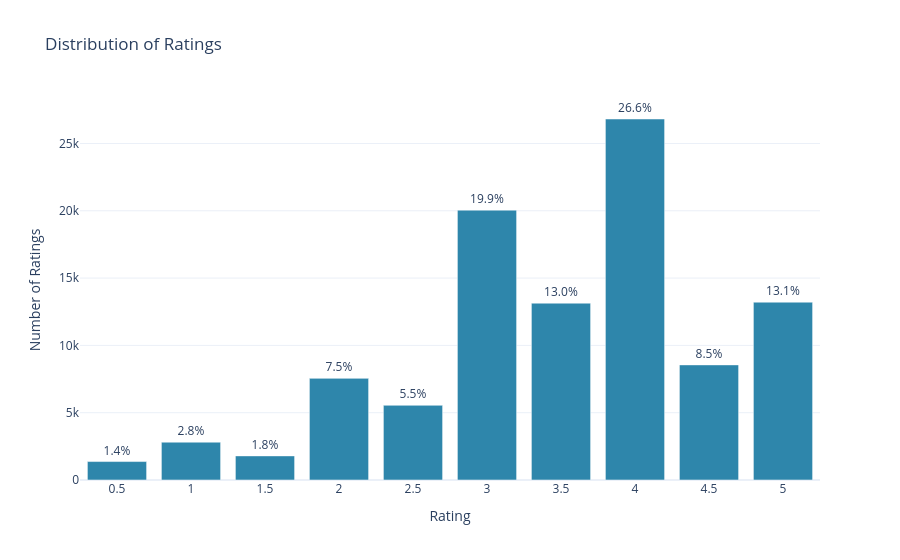

The cell this chart's notebook holds for it:
### Markdown cell above
---
## 3. Ratings Analysis

Distribution of ratings, average rating per movie, and most-rated titles.

### Code cell
rating_counts = (
    ratings["rating"]
    .value_counts()
    .sort_index()
    .rename_axis("rating")
    .reset_index(name="count")
)
rating_counts["pct"] = rating_counts["count"] / rating_counts["count"].sum() * 100

display(rating_counts)

fig = px.bar(
    rating_counts,
    x="rating",
    y="count",
    text=rating_counts["pct"].map(lambda x: f"{x:.1f}%"),
    title="Distribution of Ratings",
    labels={"rating": "Rating", "count": "Number of Ratings"},
    template=PLOTLY_TEMPLATE,
    color_discrete_sequence=[COLOR_PRIMARY],
)
fig.update_traces(textposition="outside")
fig.update_layout(xaxis=dict(dtick=0.5))
fig.show()

print(
    f"Mean={ratings['rating'].mean():.3f} | "
    f"Median={ratings['rating'].median():.3f} | "
    f"Std={ratings['rating'].std():.3f} | "
    f"Skew={ratings['rating'].skew():.3f}"
)

### Figure 1 — Plotly figure (JSON) as saved in the notebook; plotly's stock layout.template omitted (floating-point values rounded to 4 significant figures)
{"data": [{"hovertemplate": "Rating=%{x}<br>Number of Ratings=%{y}<br>text=%{text}<extra></extra>", "legendgroup": "", "marker": {"color": "#2E86AB", "pattern": {"shape": ""}}, "name": "", "orientation": "v", "showlegend": false, "text": ["1.4%", "2.8%", "1.8%", "7.5%", "5.5%", "19.9%", "13.0%", "26.6%", "8.5%", "13.1%"], "textposition": "outside", "type": "bar", "x": [0.5, 1.0, 1.5, 2.0, 2.5, 3.0, 3.5, 4.0, 4.5, 5.0], "xaxis": "x", "y": [1370, 2811, 1791, 7551, 5550, 20047, 13136, 26818, 8551, 13211], "yaxis": "y"}], "layout": {"barmode": "relative", "legend": {"tracegroupgap": 0}, "title": {"text": "Distribution of Ratings"}, "xaxis": {"anchor": "y", "domain": [0, 1], "dtick": 0.5, "title": {"text": "Rating"}}, "yaxis": {"anchor": "x", "domain": [0, 1], "title": {"text": "Number of Ratings"}}}}
